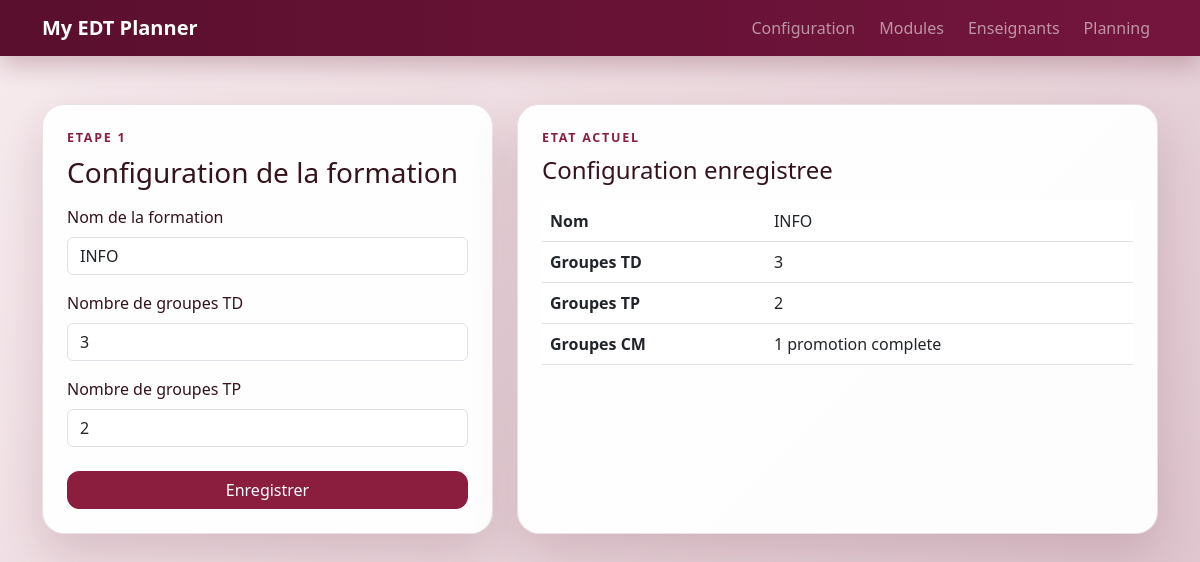
The page /configure on the database its author committed.
### models.py (models this page shows, shortened)
class Training(db.Model):
    id = db.Column(db.Integer, primary_key=True)
    training_name = db.Column(db.String(100), nullable=False)
    td_groups = db.Column(db.Integer, nullable=False, default=1)
    tp_groups = db.Column(db.Integer, nullable=False, default=1)

### routes.py (the view, shortened to what this page needs)
    @app.route("/configure", methods=["GET", "POST"])
    def configure():
        training = get_training()
        form = TrainingForm(obj=training)
        delete_form = DeleteForm()
        if request.method == "POST":
            flash_form_errors(form)
        return render_template("configure.html", form=form, training=training, delete_form=delete_form)

### forms.py
class TrainingForm(FlaskForm):
    training_name = StringField("Nom de la formation", validators=[DataRequired(), Length(max=100)])
    td_groups = IntegerField("Nombre de groupes TD", validators=[InputRequired(), NumberRange(min=1, max=20)])
    tp_groups = IntegerField("Nombre de groupes TP", validators=[InputRequired(), NumberRange(min=1, max=20)])
    submit = SubmitField("Enregistrer")

class DeleteForm(FlaskForm):
    target_id = HiddenField()
    submit = SubmitField("Supprimer")

### services.py (called while the page is built)
def get_training():
    return Training.query.order_by(Training.id.asc()).first()

### templates/configure.html (shortened to what this page needs)
{% extends "base.html" %}
{% block content %}
<div class="row g-4">
    <div class="col-lg-5">
        <div class="content-card p-4">
            <p class="section-kicker mb-2">Etape 1</p>
            <h1 class="h3 mb-3">Configuration de la formation</h1>
            <form method="POST" novalidate>
                <div class="mb-3">
                    {{ form.training_name.label(class="form-label") }}
                    {{ form.training_name(class="form-control") }}
                </div>
                <div class="mb-3">
                    {{ form.td_groups.label(class="form-label") }}
                    {{ form.td_groups(class="form-control", min="1") }}
                </div>
                <div class="mb-4">
                    {{ form.tp_groups.label(class="form-label") }}
                    {{ form.tp_groups(class="form-control", min="1") }}
                </div>
                {{ form.submit(class="btn btn-primary w-100") }}
            </form>
        </div>
    </div>
    <div class="col-lg-7">
        <div class="content-card p-4 h-100">
            <p class="section-kicker mb-2">Etat actuel</p>
            <h2 class="h4 mb-3">Configuration enregistree</h2>
            {% if training %}
            <table class="table align-middle mb-0">
                <tbody>
                    <tr><th>Nom</th><td>{{ training.training_name }}</td></tr>
                    <tr><th>Groupes TD</th><td>{{ training.td_groups }}</td></tr>
                    <tr><th>Groupes TP</th><td>{{ training.tp_groups }}</td></tr>
                    <tr><th>Groupes CM</th><td>1 promotion complete</td></tr>
                </tbody>
            </table>
            {% else %}
            <div class="empty-state">Aucune configuration enregistree.</div>
            {% endif %}
        </div>
    </div>
</div>
{% endblock %}

### static/style.css (style rules this page uses)
:root { --app-bg: linear-gradient(135deg, #f7ecef 0%, #ead6dc 52%, #dbc0ca 100%); --nav-bg: #5a0f2e; --nav-bg-soft: #74153d; --accent: #8b1e3f; --accent-strong: #67152f; --accent-soft: #f1dbe2; --text-main: #35131c; --text-muted: #7a5862; --border-soft: rgba(90, 18, 39, 0.12); --card-shadow: 0 20px 48px rgba(90, 18, 39, 0.16); }
body { font-family: "Segoe UI", Tahoma, Geneva, Verdana, sans-serif; margin: 0; padding: 0; background: var(--app-bg); min-height: 100vh; color: var(--text-main); }
.hero-card, .content-card { background: rgba(255, 255, 255, 0.96); border-radius: 22px; box-shadow: var(--card-shadow); border: 1px solid var(--border-soft); }
.section-kicker { text-transform: uppercase; letter-spacing: 0.14em; font-size: 0.78rem; color: var(--accent); font-weight: 700; }
.btn { border-radius: 12px; }
.btn-primary { background: var(--accent); border-color: var(--accent); }

### rows shown on the page
Training: training_name "INFO", td_groups "3", tp_groups "2"
